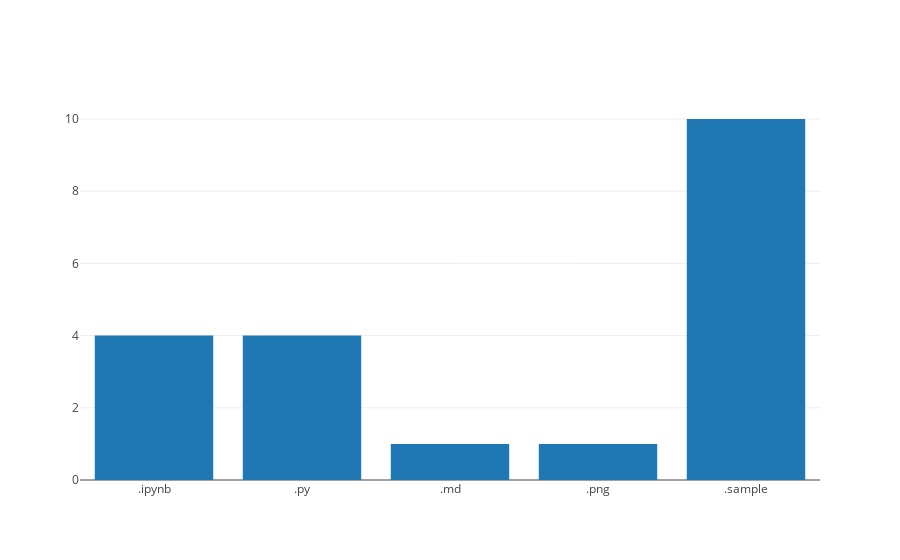

Write notebook code for a chart like this one.
### Code cell
labels = list(filetypes.keys())
values = [filetypes[label] for label in labels]

trace = go.Pie(labels=labels, values=values)

data = [go.Bar(
            x=labels,
            y=values
    )]

py.iplot(data, filename='basic-bar')

### Figure 1 — Plotly figure (JSON) as saved in the notebook; plotly's stock layout.template omitted (floating-point values rounded to 4 significant figures)
{"data": [{"type": "bar", "x": [".ipynb", ".py", ".md", ".png", ".sample"], "y": [4, 4, 1, 1, 10]}], "layout": {}}
